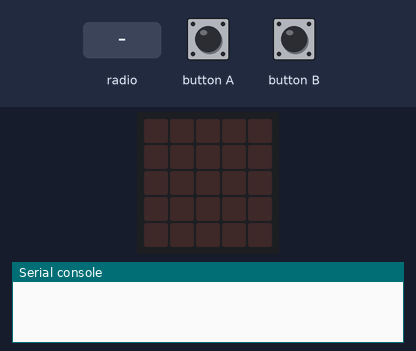
A program run on a simulated BBC micro:bit (MakeCode). Parts: the board's 5×5 LED display, the last lines printed to the serial console. Inputs (shaded band) come from the test bench. Random numbers come from a fixed seed; no radio messages arrive unless stated (any console line starting 'radio sent:' is added by the test bench).

Above: at 1.2 s.
1.3 s: radio message "1" arrives
At 2.1 s:
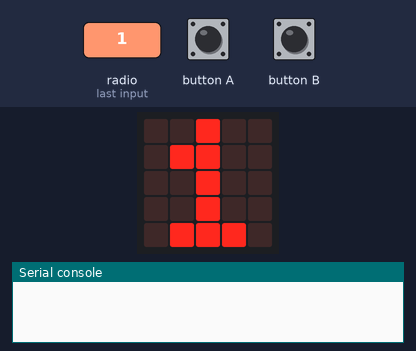
2.8 s: button A pressed for 0.15 s
At 3.9 s:
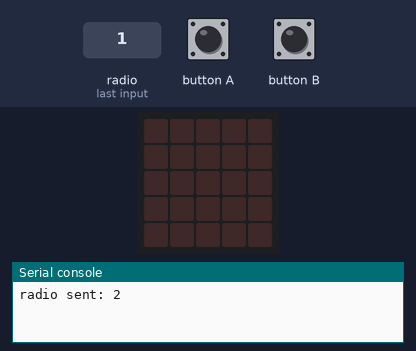
Timing chart, 0 to 5.8 s (numbered marks = the images above; inputs shaded):
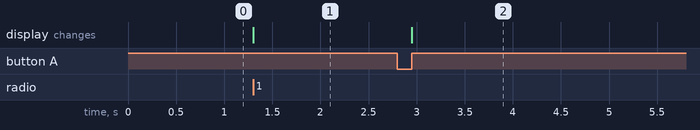

Measured:
- after the input at 1.3 s, the display: changes at once (image 1)
- after the input at 2.8 s, the display: changes after 0.15 s (image 2)

The program:

main.ts
```typescript
input.onButtonPressed(Button.A, function () {
    dadoa = randint(1, 6)
    basic.clearScreen()
    radio.sendString("" + (dadoa))
})
input.onGesture(Gesture.Shake, function () {

})
radio.onReceivedString(function (receivedString) {
    basic.showString(receivedString)
})
input.onButtonPressed(Button.B, function () {
    zenbakia = randint(1, 6)
    basic.clearScreen()
    radio.sendString("" + (zenbakia))
})
let zenbakia = 0
let dadoa = 0
radio.setGroup(23)
basic.forever(function () {

})
```

test.ts
```typescript
// aquí va el archivo "tests"; esto no se compilará cuando este paquete se utilice como una extensión.
```
